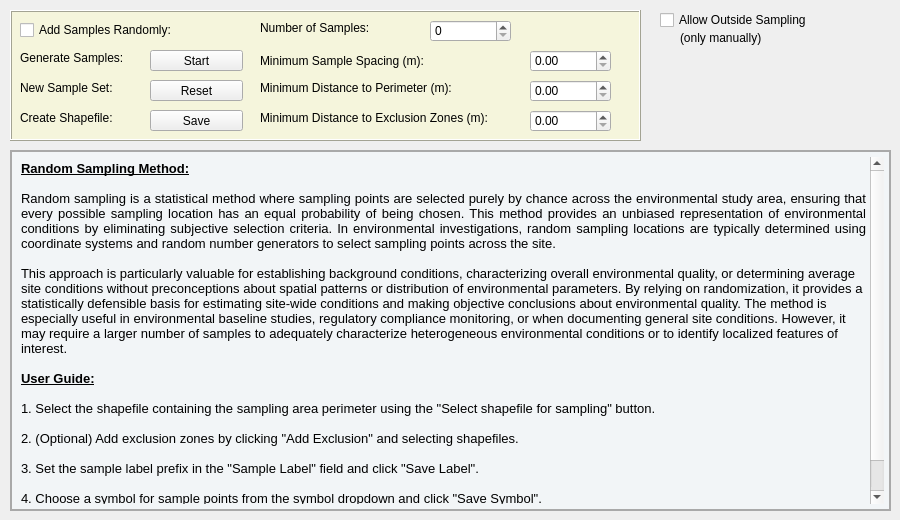
    <widget class="QWidget" name="tab_2">
     <attribute name="title">
      <string>Random</string>
     </attribute>
     <widget class="QFrame" name="frame_6">
      <property name="geometry">
       <rect>
        <x>10</x>
        <y>10</y>
        <width>631</width>
        <height>131</height>
       </rect>
      </property>
      <property name="styleSheet">
       <string notr="true">QFrame {
    background-color: #f5f5dc;
}</string>
      </property>
      <property name="frameShape">
       <enum>QFrame::Box</enum>
      </property>
      <property name="frameShadow">
       <enum>QFrame::Raised</enum>
      </property>
      <widget class="QLabel" name="label_5">
       <property name="geometry">
        <rect>
         <x>250</x>
         <y>10</y>
         <width>161</width>
         <height>16</height>
        </rect>
       </property>
       <property name="text">
        <string>Number of Samples:</string>
       </property>
      </widget>
      <widget class="QSpinBox" name="spinBoxnumberofsamples">
       <property name="geometry">
        <rect>
         <x>420</x>
         <y>10</y>
         <width>81</width>
         <height>22</height>
        </rect>
       </property>
       <property name="keyboardTracking">
        <bool>false</bool>
       </property>
       <property name="maximum">
        <number>10000</number>
       </property>
      </widget>
      <widget class="QLabel" name="label_7">
       <property name="geometry">
        <rect>
         <x>250</x>
         <y>40</y>
         <width>191</width>
         <height>21</height>
        </rect>
       </property>
       <property name="text">
        <string>Minimum Sample Spacing (m):</string>
       </property>
      </widget>
      <widget class="QDoubleSpinBox" name="doubleSpinBoxdistancesamples">
       <property name="geometry">
        <rect>
         <x>520</x>
         <y>40</y>
         <width>81</width>
         <height>22</height>
        </rect>
       </property>
       <property name="maximum">
        <double>100000.000000000000000</double>
       </property>
      </widget>
      <widget class="QLabel" name="label_8">
       <property name="geometry">
        <rect>
         <x>250</x>
         <y>100</y>
         <width>261</width>
         <height>16</height>
        </rect>
       </property>
       <property name="text">
        <string>Minimum Distance to Exclusion Zones (m):</string>
       </property>
      </widget>
      <widget class="QDoubleSpinBox" name="doubleSpinBoxdistanceexclusion">
       <property name="geometry">
        <rect>
         <x>520</x>
         <y>100</y>
         <width>81</width>
         <height>22</height>
        </rect>
       </property>
       <property name="maximum">
        <double>100000.000000000000000</double>
       </property>
      </widget>
      <widget class="QPushButton" name="pushButtonrandomsave">
       <property name="geometry">
        <rect>
         <x>140</x>
         <y>100</y>
         <width>93</width>
         <height>21</height>
        </rect>
       </property>
       <property name="text">
        <string>Save</string>
       </property>
       <property name="autoDefault">
        <bool>false</bool>
       </property>
      </widget>
      <widget class="QLabel" name="label_11">
       <property name="geometry">
        <rect>
         <x>10</x>
         <y>100</y>
         <width>121</width>
         <height>16</height>
        </rect>
       </property>
       <property name="text">
        <string>Create Shapefile:</string>
       </property>
      </widget>
      <widget class="QPushButton" name="pushButtonrandomstart">
       <property name="geometry">
        <rect>
         <x>140</x>
         <y>40</y>
         <width>93</width>
         <height>21</height>
        </rect>
       </property>
       <property name="text">
        <string>Start</string>
       </property>
       <property name="autoDefault">
        <bool>false</bool>
       </property>
      </widget>
      <widget class="QLabel" name="label_9">
       <property name="geometry">
        <rect>
         <x>10</x>
         <y>40</y>
         <width>121</width>
         <height>16</height>
        </rect>
       </property>
       <property name="text">
        <string>Generate Samples:</string>
       </property>
      </widget>
      <widget class="QPushButton" name="pushButtonrandomreset">
       <property name="geometry">
        <rect>
         <x>140</x>
         <y>70</y>
         <width>93</width>
         <height>21</height>
        </rect>
       </property>
       <property name="text">
        <string>Reset</string>
       </property>
       <property name="autoDefault">
        <bool>false</bool>
       </property>
      </widget>
      <widget class="QLabel" name="label_10">
       <property name="geometry">
        <rect>
         <x>10</x>
         <y>70</y>
         <width>121</width>
         <height>16</height>
        </rect>
       </property>
       <property name="text">
        <string>New Sample Set:</string>
       </property>
      </widget>
      <widget class="QCheckBox" name="checkBoxaddsamplesrandomly">
       <property name="geometry">
        <rect>
         <x>10</x>
         <y>10</y>
         <width>191</width>
         <height>20</height>
        </rect>
       </property>
       <property name="text">
        <string>Add Samples Randomly:</string>
       </property>
      </widget>
      <widget class="QLabel" name="label_6">
       <property name="geometry">
        <rect>
         <x>250</x>
         <y>70</y>
         <width>251</width>
         <height>16</height>
        </rect>
       </property>
       <property name="text">
        <string>Minimum Distance to Perimeter (m):</string>
       </property>
      </widget>
      <widget class="QDoubleSpinBox" name="doubleSpinBoxdistanceperimeter">
       <property name="geometry">
        <rect>
         <x>520</x>
         <y>70</y>
         <width>81</width>
         <height>22</height>
        </rect>
       </property>
       <property name="maximum">
        <double>100000.000000000000000</double>
       </property>
      </widget>
     </widget>
     <widget class="QCheckBox" name="checkBoxoutsidesamplingrandom">
      <property name="geometry">
       <rect>
        <x>660</x>
        <y>10</y>
        <width>161</width>
        <height>20</height>
       </rect>
      </property>
      <property name="text">
       <string>Allow Outside Sampling</string>
      </property>
     </widget>
     <widget class="QLabel" name="label_21">
      <property name="geometry">
       <rect>
        <x>680</x>
        <y>30</y>
        <width>131</width>
        <height>16</height>
       </rect>
      </property>
      <property name="text">
       <string>(only manually)</string>
      </property>
     </widget>
     <widget class="QTextEdit" name="textEdit_2">
      <property name="geometry">
       <rect>
        <x>10</x>
        <y>150</y>
        <width>881</width>
        <height>361</height>
       </rect>
      </property>
      <property name="styleSheet">
       <string notr="true">QTextEdit {
    background-color: #f2f5f7;
    border: none;  /* Elimina el borde predeterminado */
    padding: 5px;
}

QTextEdit {
    border: 2px solid #A9A9A9;  /* Añade un borde personalizado */
}</string>
      </property>
      <property name="frameShape">
       <enum>QFrame::Box</enum>
      </property>
      <property name="lineWidth">
       <number>2</number>
      </property>
      <property name="html">
       <string>&lt;!DOCTYPE HTML PUBLIC &quot;-//W3C//DTD HTML 4.0//EN&quot; &quot;http://www.w3.org/TR/REC-html40/strict.dtd&quot;&gt;
&lt;html&gt;&lt;head&gt;&lt;meta name=&quot;qrichtext&quot; content=&quot;1&quot; /&gt;&lt;style type=&quot;text/css&quot;&gt;
p, li { white-space: pre-wrap; }
&lt;/style&gt;&lt;/head&gt;&lt;body style=&quot; font-family:'MS Shell Dlg 2'; font-size:8.25pt; font-weight:400; font-style:normal;&quot;&gt;
&lt;p align=&quot;justify&quot; style=&quot; margin-top:0px; margin-bottom:0px; margin-left:0px; margin-right:0px; -qt-block-indent:0; text-indent:0px;&quot;&gt;&lt;span style=&quot; font-size:10pt; font-weight:600; text-decoration: underline;&quot;&gt;Random Sampling Method:&lt;/span&gt;&lt;/p&gt;
&lt;p align=&quot;justify&quot; style=&quot;-qt-paragraph-type:empty; margin-top:0px; margin-bottom:0px; margin-left:0px; margin-right:0px; -qt-block-indent:0; text-indent:0px; font-size:10pt;&quot;&gt;&lt;br /&gt;&lt;/p&gt;
&lt;p align=&quot;justify&quot; style=&quot; margin-top:0px; margin-bottom:0px; margin-left:0px; margin-right:0px; -qt-block-indent:0; text-indent:0px;&quot;&gt;&lt;span style=&quot; font-size:10pt;&quot;&gt;Random sampling is a statistical method where sampling points are selected purely by chance across the environmental study area, ensuring that every possible sampling location has an equal probability of being chosen. This method provides an unbiased representation of environmental conditions by eliminating subjective selection criteria. In environmental investigations, random sampling locations are typically determined using coordinate systems and random number generators to select sampling points across the site.&lt;/span&gt;&lt;/p&gt;
&lt;p align=&quot;justify&quot; style=&quot;-qt-paragraph-type:empty; margin-top:0px; margin-bottom:0px; margin-left:0px; margin-right:0px; -qt-block-indent:0; text-indent:0px; font-size:10pt;&quot;&gt;&lt;br /&gt;&lt;/p&gt;
&lt;p style=&quot; margin-top:0px; margin-bottom:0px; margin-left:0px; margin-right:0px; -qt-block-indent:0; text-indent:0px;&quot;&gt;&lt;span style=&quot; font-size:10pt;&quot;&gt;This approach is particularly valuable for establishing background conditions, characterizing overall environmental quality, or determining average site conditions without preconceptions about spatial patterns or distribution of environmental parameters. By relying on randomization, it provides a statistically defensible basis for estimating site-wide conditions and making objective conclusions about environmental quality. The method is especially useful in environmental baseline studies, regulatory compliance monitoring, or when documenting general site conditions. However, it may require a larger number of samples to adequately characterize heterogeneous environmental conditions or to identify localized features of interest.&lt;/span&gt;&lt;/p&gt;
&lt;p align=&quot;justify&quot; style=&quot;-qt-paragraph-type:empty; margin-top:0px; margin-bottom:0px; margin-left:0px; margin-right:0px; -qt-block-indent:0; text-indent:0px; font-size:10pt;&quot;&gt;&lt;br /&gt;&lt;/p&gt;
&lt;p align=&quot;justify&quot; style=&quot; margin-top:0px; margin-bottom:0px; margin-left:0px; margin-right:0px; -qt-block-indent:0; text-indent:0px;&quot;&gt;&lt;span style=&quot; font-size:10pt; font-weight:600; text-decoration: underline;&quot;&gt;User Guide:&lt;/span&gt;&lt;/p&gt;
&lt;p align=&quot;justify&quot; style=&quot;-qt-paragraph-type:empty; margin-top:0px; margin-bottom:0px; margin-left:0px; margin-right:0px; -qt-block-indent:0; text-indent:0px; font-size:10pt;&quot;&gt;&lt;br /&gt;&lt;/p&gt;
&lt;p align=&quot;justify&quot; style=&quot; margin-top:0px; margin-bottom:0px; margin-left:0px; margin-right:0px; -qt-block-indent:0; text-indent:0px;&quot;&gt;&lt;span style=&quot; font-size:10pt;&quot;&gt;1. Select the shapefile containing the sampling area perimeter using the &amp;quot;Select shapefile for sampling&amp;quot; button.&lt;/span&gt;&lt;/p&gt;
&lt;p align=&quot;justify&quot; style=&quot;-qt-paragraph-type:empty; margin-top:0px; margin-bottom:0px; margin-left:0px; margin-right:0px; -qt-block-indent:0; text-indent:0px; font-size:10pt;&quot;&gt;&lt;br /&gt;&lt;/p&gt;
&lt;p align=&quot;justify&quot; style=&quot; margin-top:0px; margin-bottom:0px; margin-left:0px; margin-right:0px; -qt-block-indent:0; text-indent:0px;&quot;&gt;&lt;span style=&quot; font-size:10pt;&quot;&gt;2. (Optional) Add exclusion zones by clicking &amp;quot;Add Exclusion&amp;quot; and selecting shapefiles.&lt;/span&gt;&lt;/p&gt;
&lt;p align=&quot;justify&quot; style=&quot;-qt-paragraph-type:empty; margin-top:0px; margin-bottom:0px; margin-left:0px; margin-right:0px; -qt-block-indent:0; text-indent:0px; font-size:10pt;&quot;&gt;&lt;br /&gt;&lt;/p&gt;
&lt;p align=&quot;justify&quot; style=&quot; margin-top:0px; margin-bottom:0px; margin-left:0px; margin-right:0px; -qt-block-indent:0; text-indent:0px;&quot;&gt;&lt;span style=&quot; font-size:10pt;&quot;&gt;3. Set the sample label prefix in the &amp;quot;Sample Label&amp;quot; field and click &amp;quot;Save Label&amp;quot;.&lt;/span&gt;&lt;/p&gt;
&lt;p align=&quot;justify&quot; style=&quot;-qt-paragraph-type:empty; margin-top:0px; margin-bottom:0px; margin-left:0px; margin-right:0px; -qt-block-indent:0; text-indent:0px; font-size:10pt;&quot;&gt;&lt;br /&gt;&lt;/p&gt;
&lt;p align=&quot;justify&quot; style=&quot; margin-top:0px; margin-bottom:0px; margin-left:0px; margin-right:0px; -qt-block-indent:0; text-indent:0px;&quot;&gt;&lt;span style=&quot; font-size:10pt;&quot;&gt;4. Choose a symbol for sample points from the symbol dropdown and click &amp;quot;Save Symbol&amp;quot;.&lt;/span&gt;&lt;/p&gt;
&lt;p align=&quot;justify&quot; style=&quot;-qt-paragraph-type:empty; margin-top:0px; margin-bottom:0px; margin-left:0px; margin-right:0px; -qt-block-indent:0; text-indent:0px; font-size:10pt;&quot;&gt;&lt;br /&gt;&lt;/p&gt;
&lt;p align=&quot;justify&quot; style=&quot; margin-top:0px; margin-bottom:0px; margin-left:0px; margin-right:0px; -qt-block-indent:0; text-indent:0px;&quot;&gt;&lt;span style=&quot; font-size:10pt;&quot;&gt;5. Add samples by selecting 'Add Samples Randomly' and follow the on-screen instructions.&lt;/span&gt;&lt;/p&gt;&lt;/body&gt;&lt;/html&gt;</string>
      </property>
     </widget>
    </widget>
